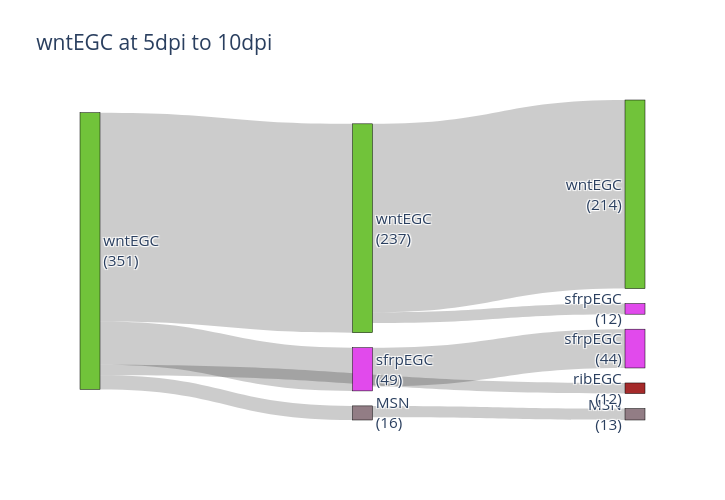

Notebook source saved alongside this figure:
### Code cell
# wntEGC at 5DPI to 10DPI
common_initial_time_point=0
init_cell_wnt_5DPI =data_train_wnt[train_time[0]]
init_cell_type = 'wntEGC'
init_time = 1 - common_initial_time_point
end_time = 2 - common_initial_time_point
_, _, all_cell_type, all_cell_id, all_time_point = evolution_forward(init_cell_wnt_5DPI, model,spatial_model,growth_model, init_time, end_time, init_cell_type,delta_t = 0.5,cnf_generator=cnf_generator)
#init_time = 1 - common_initial_time_point
#end_time = 2 - common_initial_time_point
#_, _, all_cell_type, all_cell_id, all_time_point = evolution_forward(init_cell_wnt_5DPI, model,spatial_model,growth_model, init_time, end_time, delta_t = 0.2)



time_points = [1,  1.5, 2.0]
# time_points = [5, 7.5, 10]
time_points = [cur_time - common_initial_time_point for cur_time in time_points]
transition_tree_wnt_5DPI = build_transition_tree(all_cell_id, all_cell_type, all_time_point, time_points)
plot_sankey_from_tree(transition_tree_wnt_5DPI, cell_type_color_map, threshold=10, title='wntEGC at 5dpi to 10dpi', 
                      font_size=15.3, width = 725, height=500, scale=5, save_path="/home/lenovo/jora/data/results_final_struct/wntEGC at 5dpi to 10dpi2.pdf")

### Figure 1 — Plotly figure (JSON) as saved in the notebook; plotly's stock layout.template omitted (floating-point values rounded to 4 significant figures)
{"data": [{"link": {"source": [0, 1, 1, 0, 4, 0, 6, 0], "target": [1, 2, 3, 4, 5, 6, 7, 8], "value": [237, 214, 12, 49, 44, 16, 13, 12]}, "node": {"color": ["#71c33a", "#71c33a", "#71c33a", "#e14aec", "#e14aec", "#e14aec", "#927d85", "#927d85", "#A52A2A"], "label": ["wntEGC<br>(351)", "wntEGC<br>(237)", "wntEGC<br>(214)", "sfrpEGC<br>(12)", "sfrpEGC<br>(49)", "sfrpEGC<br>(44)", "MSN<br>(16)", "MSN<br>(13)", "ribEGC<br>(12)"], "line": {"color": "black", "width": 0.5}, "pad": 15, "thickness": 20}, "type": "sankey"}], "layout": {"font": {"size": 15.3}, "height": 500, "title": {"text": "wntEGC at 5dpi to 10dpi"}, "width": 725}}
